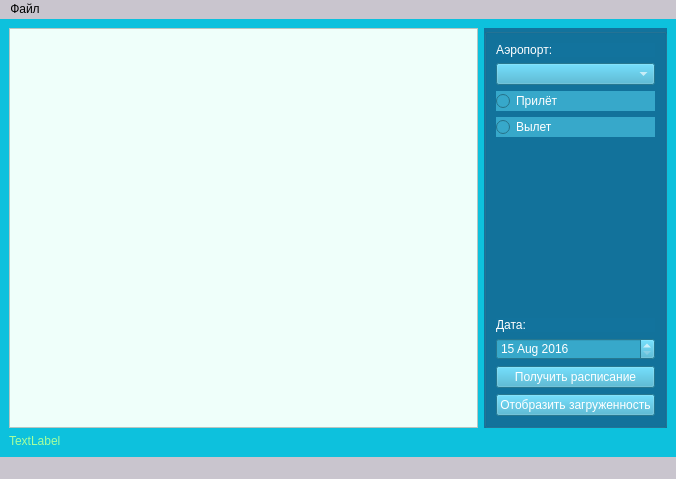
<?xml version="1.0" encoding="UTF-8"?>
<ui version="4.0">
 <class>MainWindow</class>
 <widget class="QMainWindow" name="MainWindow">
  <property name="geometry">
   <rect>
    <x>0</x>
    <y>0</y>
    <width>676</width>
    <height>479</height>
   </rect>
  </property>
  <property name="windowTitle">
   <string>MainWindow</string>
  </property>
  <property name="styleSheet">
   <string notr="true">background-color: rgb(201, 197, 206);
</string>
  </property>
  <widget class="QWidget" name="centralwidget">
   <property name="styleSheet">
    <string notr="true">background-color: rgb(13, 193, 221);</string>
   </property>
   <layout class="QGridLayout" name="gridLayout_2">
    <item row="0" column="0">
     <widget class="QTableView" name="tb_main">
      <property name="styleSheet">
       <string notr="true">selection-background-color: rgb(255, 135, 124);
background-color: rgb(239, 255, 250);
gridline-color: rgb(26, 48, 126);
font: 10pt &quot;Segoe UI Historic&quot;;
</string>
      </property>
     </widget>
    </item>
    <item row="0" column="1">
     <widget class="QGroupBox" name="groupBox">
      <property name="styleSheet">
       <string notr="true">background-color: rgb(18, 115, 157);</string>
      </property>
      <property name="title">
       <string/>
      </property>
      <layout class="QGridLayout" name="gridLayout">
       <item row="2" column="0">
        <widget class="QRadioButton" name="rb_arrival">
         <property name="styleSheet">
          <string notr="true">color: rgb(255, 255, 255);
background-color: rgb(55, 168, 202);</string>
         </property>
         <property name="text">
          <string>Прилёт</string>
         </property>
        </widget>
       </item>
       <item row="6" column="0">
        <widget class="QDateEdit" name="de_date">
         <property name="styleSheet">
          <string notr="true">color: rgb(255, 255, 255);
background-color: rgb(55, 168, 202);</string>
         </property>
         <property name="maximumDate">
          <date>
           <year>2017</year>
           <month>9</month>
           <day>14</day>
          </date>
         </property>
         <property name="minimumDate">
          <date>
           <year>2016</year>
           <month>8</month>
           <day>15</day>
          </date>
         </property>
        </widget>
       </item>
       <item row="3" column="0">
        <widget class="QRadioButton" name="rb_departure">
         <property name="styleSheet">
          <string notr="true">color: rgb(255, 255, 255);
background-color: rgb(55, 168, 202);</string>
         </property>
         <property name="text">
          <string>Вылет</string>
         </property>
        </widget>
       </item>
       <item row="5" column="0">
        <widget class="QLabel" name="label">
         <property name="styleSheet">
          <string notr="true">color: rgb(255, 255, 255);</string>
         </property>
         <property name="text">
          <string>Дата:</string>
         </property>
        </widget>
       </item>
       <item row="7" column="0">
        <widget class="QPushButton" name="pb_getList">
         <property name="styleSheet">
          <string notr="true">color: rgb(255, 255, 255);
background-color: rgb(55, 168, 202);</string>
         </property>
         <property name="text">
          <string>Получить расписание</string>
         </property>
        </widget>
       </item>
       <item row="1" column="0">
        <widget class="QComboBox" name="cb_airports">
         <property name="styleSheet">
          <string notr="true">background-color: rgb(55, 168, 202);
color: rgb(255, 255, 255);</string>
         </property>
        </widget>
       </item>
       <item row="8" column="0">
        <widget class="QPushButton" name="pb_showLoad">
         <property name="styleSheet">
          <string notr="true">color: rgb(255, 255, 255);
background-color: rgb(55, 168, 202);</string>
         </property>
         <property name="text">
          <string>Отобразить загруженность</string>
         </property>
        </widget>
       </item>
       <item row="0" column="0">
        <widget class="QLabel" name="label_2">
         <property name="styleSheet">
          <string notr="true">color: rgb(255, 255, 255);</string>
         </property>
         <property name="text">
          <string>Аэропорт:</string>
         </property>
        </widget>
       </item>
       <item row="4" column="0">
        <spacer name="verticalSpacer">
         <property name="orientation">
          <enum>Qt::Vertical</enum>
         </property>
         <property name="sizeHint" stdset="0">
          <size>
           <width>20</width>
           <height>40</height>
          </size>
         </property>
        </spacer>
       </item>
      </layout>
     </widget>
    </item>
    <item row="1" column="0">
     <widget class="QLabel" name="lb_status">
      <property name="styleSheet">
       <string notr="true">color: rgb(166, 255, 156);
font: 700 9pt &quot;Segoe UI&quot;;</string>
      </property>
      <property name="text">
       <string>TextLabel</string>
      </property>
     </widget>
    </item>
   </layout>
  </widget>
  <widget class="QMenuBar" name="menubar">
   <property name="geometry">
    <rect>
     <x>0</x>
     <y>0</y>
     <width>676</width>
     <height>22</height>
    </rect>
   </property>
   <widget class="QMenu" name="menu">
    <property name="title">
     <string>Файл</string>
    </property>
    <addaction name="Save"/>
    <addaction name="Print"/>
   </widget>
   <addaction name="menu"/>
  </widget>
  <widget class="QStatusBar" name="statusbar"/>
  <action name="Save">
   <property name="text">
    <string>Сохранить</string>
   </property>
   <property name="whatsThis">
    <string extracomment="*txt"/>
   </property>
   <property name="menuRole">
    <enum>QAction::TextHeuristicRole</enum>
   </property>
  </action>
  <action name="Print">
   <property name="text">
    <string>Печать</string>
   </property>
  </action>
 </widget>
 <resources/>
 <connections/>
</ui>
